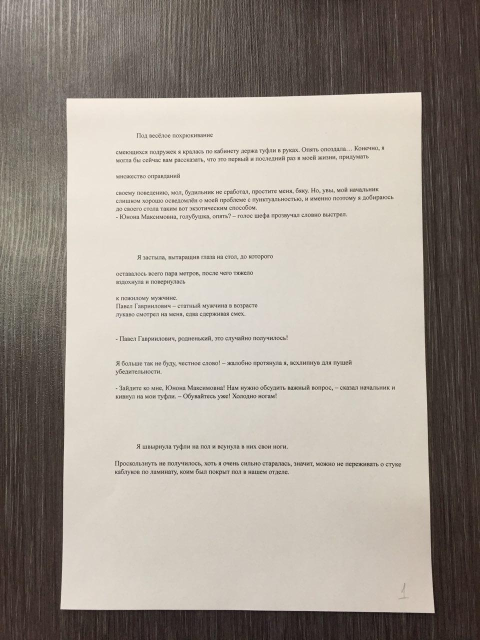
#> input picture W4L1/data/1.jpg, 960 x 1280 px, found by its file name (shown at 1/2 size)
$ python Main.py   (older library calls are emulated)
#> lines starting #> are read from the running program, lines starting #| are printed output that depends on the picture; after the words box and inside, x2 and y2 are one past the last pixel; in counts of white or black regions, pixels touching at a corner belong together
#> further down, img is the input picture: shape (1280, 960, 3); mean B, G, R 146.2, 155, 163.6
### W2L2_code_classroom_final/Vertical_projection/tools.py
import cv2
import numpy as np
import math

def concat_hor(imgs, color = (0,255,0)):
    m = 0
    s = 0
    bs = 1
    for img in imgs:
        m = max(m, img.shape[0])
        s += img.shape[1]+2*bs


    image = np.zeros((m+2*bs, s, 3))

    x = 0
    for img in imgs:
        if len(img.shape) == 3:
            imgg = cv2.copyMakeBorder(img.copy(), bs, bs, bs, bs, cv2.BORDER_CONSTANT, value=color)
            image[0:imgg.shape[0], x:x+imgg.shape[1], :] = imgg
        else:
            imgg = cv2.copyMakeBorder(cv2.cvtColor(img, cv2.COLOR_GRAY2BGR), bs, bs, bs, bs, cv2.BORDER_CONSTANT, value=color)
            image[0:imgg.shape[0], x:x+imgg.shape[1], :] = imgg
        x += img.shape[1]+2*bs

    return np.asarray(image, dtype = np.uint8)


# [22 lines left out: function concat_ver, not called in this run]


def getDrawProjectionVer(lp, verp):
    verp2 = verp.astype(int)
    w = np.max(verp2) + 5
    graphicVer = np.zeros((lp.shape[0], w), dtype = "uint8")

    for i in range(len(verp2)):
        graphicVer[i, 0:verp2[i]] = 255

    return cv2.cvtColor(graphicVer, cv2.COLOR_GRAY2BGR)


# [9 lines left out: function getDrawProjectionHor, not called in this run]


def findb0(verpConvolved, ybm, c):
    for i in range(ybm,-1,-1):
        if verpConvolved[i] <= c:
            return i
    return 0


def findb1(verpConvolved, ybm, c):
    for i in range(ybm,len(verpConvolved)):
        if verpConvolved[i] <= c:
            return i
    return len(verpConvolved)

### W2L2_code_classroom_final/Vertical_projection/Main.py
import cv2
import numpy as np
import tools as tl
import matplotlib.pyplot as plt


def getGradient(gray, x = 0, y = 0, useGradient = True):
#> called with x = 1, y = 0, useGradient = True
    if useGradient:
        grad = cv2.Sobel(gray, ddepth=cv2.CV_32F, dx=x, dy=y, ksize=3)

        '''
            take absolute value of gradient to use negative gradient
        '''
        grad = np.absolute(grad)
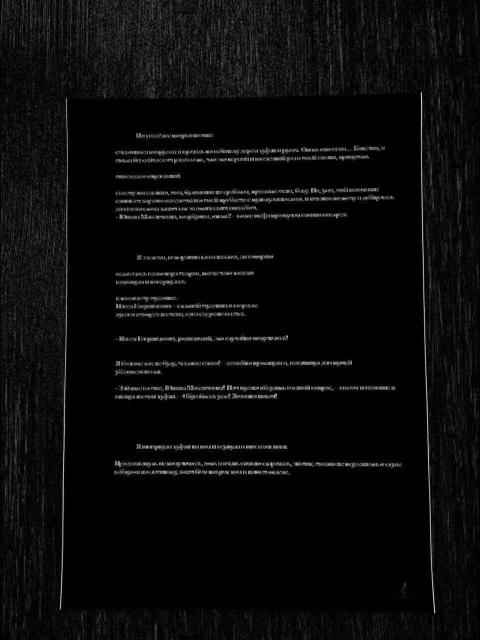
#> grad: shape (1280, 960) float32 (shown at 1/2 size); min 0, max 822, mean 34.9; drawn with min black and max white

        '''
            Normalization of gradient
        '''
        (minVal, maxVal) = (np.min(grad), np.max(grad))
#> minVal = 0; maxVal = 822
        if maxVal - minVal > 0:
            grad = (255 * ((grad - minVal) / float(maxVal - minVal))).astype("uint8")
        else:
            grad  = np.zeros(gray.shape, dtype = "uint8")

    else:
        grad = cv2.adaptiveThreshold(  gray,
                                        255,
                                        cv2.ADAPTIVE_THRESH_GAUSSIAN_C,
                                        cv2.THRESH_BINARY_INV,
                                        11,
                                        2)

    return grad


# star

img = cv2.imread("1.jpg")
vis = img.copy()

'''
    finding gradient by Sobel filter
'''
gray = cv2.cvtColor(img, cv2.COLOR_BGR2GRAY)

# cv2.line(gray, (0,0), (gray.shape[1], gray.shape[0]), 0, 2)

grad1 = getGradient(gray, x = 1, useGradient = True)


'''
    Calculate vertical projection
'''
verp = np.sum(grad1, axis = 1) / 255
#> verp = 1280 values, max 217 at index 929, min 10.94 at index 1159, mean 39.34
drawedverp = tl.getDrawProjectionVer(vis, verp)
#> in getDrawProjectionVer, `verp2 = verp.astype(int)`: verp2 = 1280 values, max 217 at index 929, min 10 at index 1159, mean 38.84
#> in getDrawProjectionVer, `w = np.max(verp2) + 5`: w = 222
#> after the loop in getDrawProjectionVer, `for i in range(len(verp2)):`:
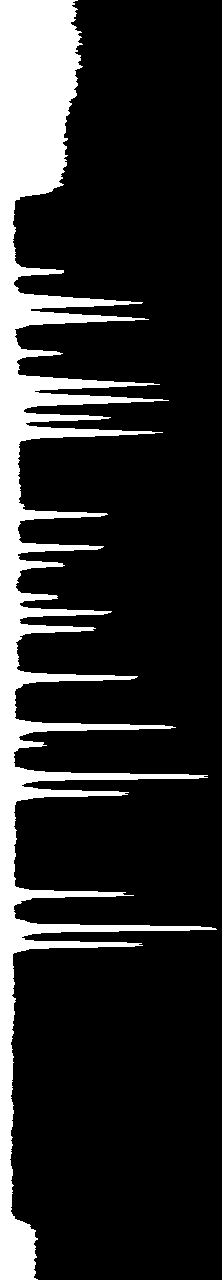
#> graphicVer: shape (1280, 222); 17.5% white; 1 white region, box (x1, y1, x2, y2) and area: (0, 0, 217, 1280) 49713

'''
    Find median height of text of vertical projection
'''
half = int(np.max(verp) / 2)
#> half = 108
sliceLine = drawedverp[:,(half-1):(half+1)]
im2, contours, hierarchy = cv2.findContours(cv2.cvtColor(   sliceLine,
                                                            cv2.COLOR_BGR2GRAY),
                                                            cv2.RETR_EXTERNAL,
                                                            cv2.CHAIN_APPROX_SIMPLE)
#> im2 = 1280 pairs, first value 0 to 255, second value 0 to 255; contours = 15 contours, all with area under 20

heights = []
for cnt in contours:
    x,y,w,h = cv2.boundingRect(cnt)
    heights.append(h)
#> this loop made 15 passes
#> (cnt, y, w, h) on passes 1 to 12: ([[0, 942], [0, 946], [1, 946], [1, 942]], 942, 2, 5), ([[0, 925], [0, 931], [1, 931], [1, 925]], 925, 2, 7), ([[0, 892], [0, 896], [1, 896], [1, 892]], 892, 2, 5), ([[0, 791], [0, 795], [1, 795], [1, 791]], 791, 2, 5), ([[0, 773], [0, 779], [1, 779], [1, 773]], 773, 2, 7), ([[0, 724], [0, 729], [1, 729], [1, 724]], 724, 2, 6), ([[0, 675], [0, 679], [1, 679], [1, 675]], 675, 2, 5), ([[0, 611], [0, 613], [1, 612], [1, 611]], 611, 2, 3), ([[0, 514]], 514, 1, 1), ([[0, 430], [0, 435], [1, 435], [1, 430]], 430, 2, 6), ([[0, 417], [0, 418], [1, 418], [1, 417]], 417, 2, 2), ([[0, 396], [0, 403], [1, 402], [1, 396]], 396, 2, 8)
#> after the loop, heights = [5, 7, 5, 5, 7, 6, 5, 3, 1, 6, 2, 8, 7, 5, 6]

medianHeight = int(np.median(np.asarray(heights)) * 1.5)
#> medianHeight = 7
print ("medianHeight", medianHeight)
#| medianHeight 7

cv2.line(drawedverp,
        (half,0),
        (half,drawedverp.shape[0]),
        (0,0,255),
        1)
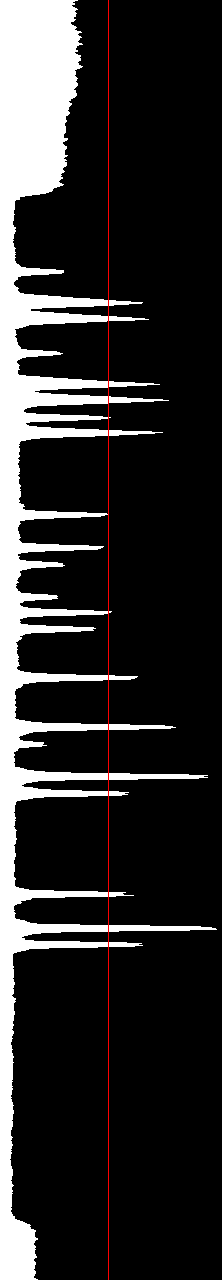
#> drawedverp: shape (1280, 222, 3); mean B, G, R 44.5, 44.5, 45.7

'''
    Convolve vertical projection
'''
kernel = medianHeight
#> kernel = 7
verpConvolved = np.convolve(verp,
                            np.ones((kernel,))/kernel,
                            mode='same')
#> verpConvolved = 1280 values, max 186.8 at index 928, min 11.38 at index 1157, mean 39.26

drawedverpConvolved = tl.getDrawProjectionVer(vis, verpConvolved)
#> after the loop in getDrawProjectionVer (call 2), `for i in range(len(verp2)):`: graphicVer: shape (1280, 191); 20.3% white; 1 white region, box (x1, y1, x2, y2) and area: (0, 0, 186, 1280) 49617


'''
    Find peaks Band Clipping Phase 1
'''
bandP1ranges = []
peaks = []
c1 = 0.2
c2 = 0.4
while np.max(verpConvolved) > 10:
    ybm = np.argmax(verpConvolved)

    yb0 = tl.findb0(verpConvolved,
                    ybm,
                    c1 * verpConvolved[ybm])
    yb1 = tl.findb1(verpConvolved,
                    ybm,
                    c2 * verpConvolved[ybm])

    if yb1 - yb0 > medianHeight:
        bandP1ranges.append((yb0,yb1))
        peaks.append((int(verpConvolved[ybm]), ybm))

    verpConvolved[yb0:yb1] = 0
#> this loop made 31 passes
#> (ybm, yb0, yb1) on passes 1 to 12: (928, 921, 933), (776, 769, 782), (727, 719, 732), (399, 374, 406), (432, 405, 439), (318, 291, 325), (944, 932, 950), (677, 669, 683), (793, 781, 799), (894, 886, 900), (612, 589, 618), (514, 438, 521)
#> after the loop, bandP1ranges = 29 pairs, first value 0 to 954, second value 196 to 1280; peaks = 29 pairs, first value 20 to 186, second value 58 to 1238; verpConvolved = 1280 values from 0 to 0

# draw peaks
for peak in peaks:
    cv2.circle(drawedverpConvolved, peak, 2, (0,0,255), -1)
#> this loop made 29 passes
#> peak on passes 1 to 12: (186, 928), (182, 776), (149, 727), (142, 399), (136, 432), (127, 318), (124, 944), (119, 677), (113, 793), (112, 894), (96, 612), (92, 514)
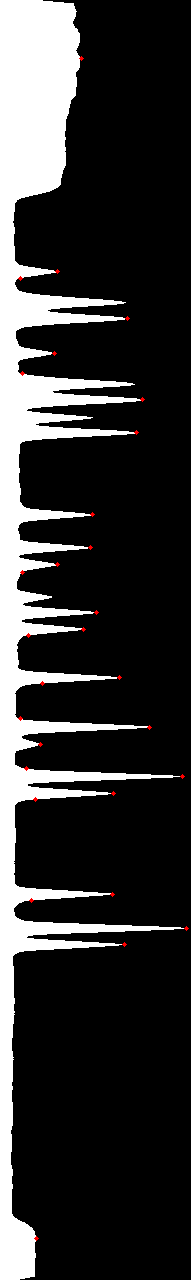
#> drawedverpConvolved: shape (1280, 191, 3); mean B, G, R 51.6, 51.6, 52

# draw bands
bandsImg = np.zeros(vis.shape, dtype = np.uint8)
for band in bandP1ranges:
    yt, yb = band
    bandsImg[yt:yb] = [0,255,0]
#> this loop made 29 passes
#> (yt, yb) on passes 1 to 12: (921, 933), (769, 782), (719, 732), (374, 406), (405, 439), (291, 325), (932, 950), (669, 683), (781, 799), (886, 900), (589, 618), (438, 521)
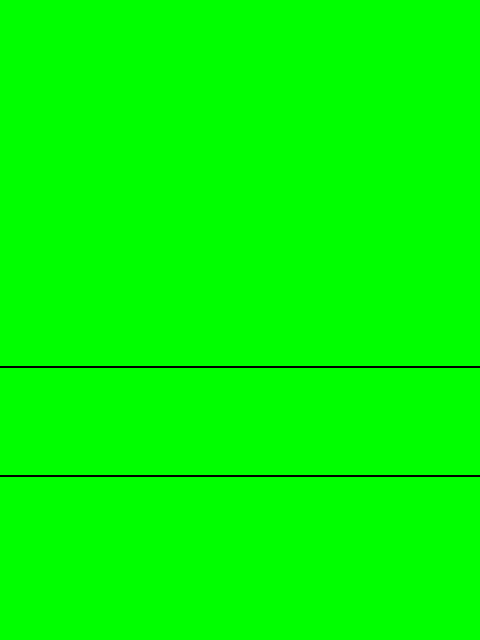
#> bandsImg: shape (1280, 960, 3) (shown at 1/2 size); mean of channels 0, 1, 2 0, 253.4, 0; drawn as B, G, R

vis = cv2.addWeighted(vis, 0.6, bandsImg, 0.4, 0)
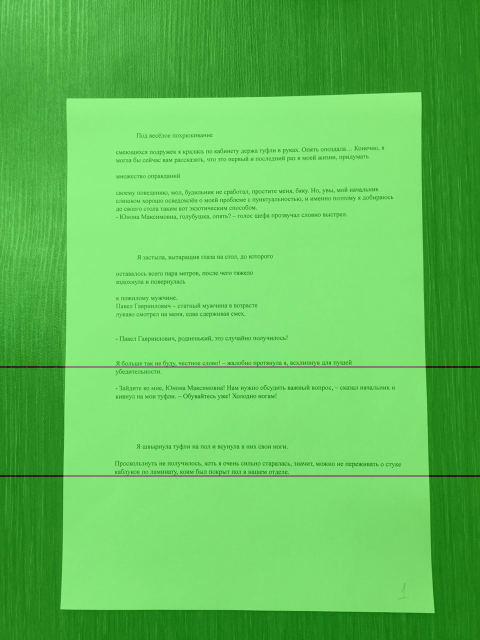
#> vis: shape (1280, 960, 3) (shown at 1/2 size); mean B, G, R 87.7, 194.4, 98.1


'''
    Find peaks Row Clipping Phase 2
'''

# TODO crop words using vertical projections


'''
    Final drawing
'''
scale1 = 0.8
bigImg1 = tl.concat_hor((vis, grad1, drawedverp, sliceLine, drawedverpConvolved))
#> the loop in concat_hor, `for img in imgs:` made 5 passes
#> s on passes 1 to 5: 962, 1924, 2148, 2152, 2345
#> after the loop in concat_hor, `for img in imgs:`: s = 2345
#> the loop in concat_hor, `for img in imgs:` made 5 passes
cv2.imshow("Window1", cv2.resize(bigImg1, (0,0), fx = scale1, fy = scale1))
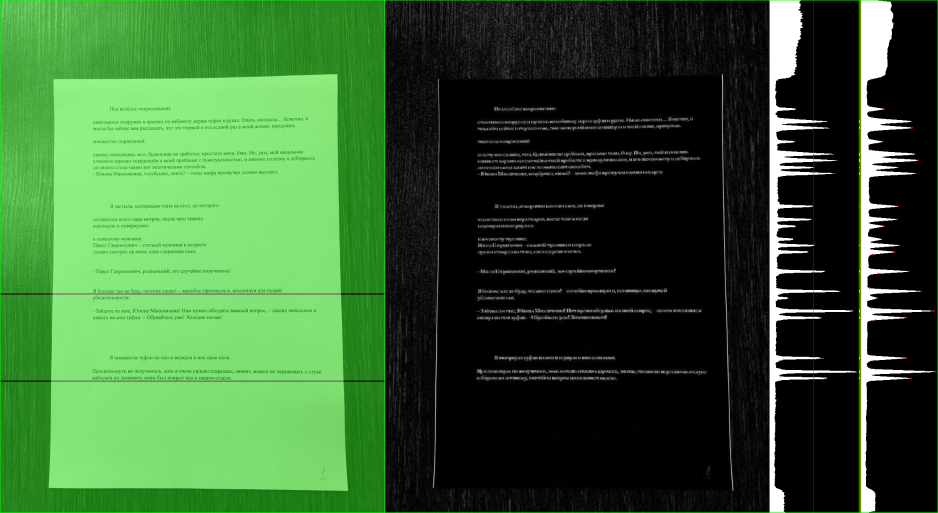
#> window 'Window1': shape (1026, 1876, 3) (shown at 1/2 size); mean B, G, R 48.5, 93.6, 53


k = cv2.waitKey(0)
#> (key q is pressed here)

if k == 27:
    exit()
elif k == ord('q'):
    exit()
#> (the program exits here)

$ run again, with W4L1/data/10.jpg copied over W4L1/data/1.jpg
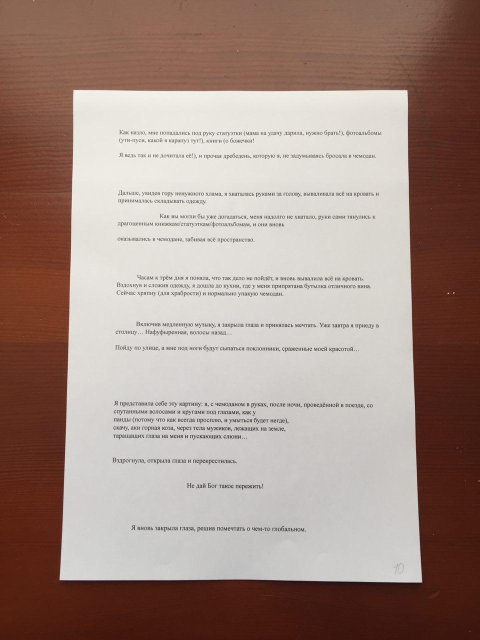
#> input picture W4L1/data/10.jpg, 960 x 1280 px, found by its file name (shown at 1/2 size)
#> img is the input picture: shape (1280, 960, 3); mean B, G, R 132.4, 141.1, 162.6
#> minVal = 0; maxVal = 742
#> verp = 1280 values, max 179.5 at index 809, min 1.8 at index 1268, mean 19.7
#> verp2 = 1280 values, max 179 at index 809, min 1 at index 1209, mean 19.2
#> in getDrawProjectionVer, `w = np.max(verp2) + 5`: w = 184
#> after the loop in getDrawProjectionVer, `for i in range(len(verp2)):`:
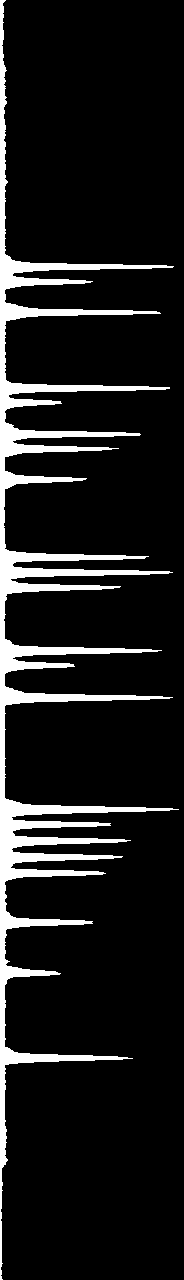
#> graphicVer: shape (1280, 184); 10.4% white; 1 white region, box (x1, y1, x2, y2) and area: (0, 0, 179, 1280) 24577
#> half = 89
#> im2 = 1280 pairs, first value 0 to 255, second value 0 to 255; contours = 18 contours, all with area under 20
#> the loop `for cnt in contours:` made 18 passes
#> (cnt, y, h) on passes 1 to 8: ([[0, 1055], [0, 1060], [1, 1060], [1, 1055]], 1055, 6), ([[0, 921], [0, 923], [1, 923], [1, 921]], 921, 3), ([[0, 871], [0, 874], [1, 874], [1, 871]], 871, 4), ([[0, 855], [0, 859], [1, 859], [1, 855]], 855, 5), ([[0, 838], [0, 843], [1, 843], [1, 838]], 838, 6), ([[0, 822], [0, 826], [1, 826], [1, 822]], 822, 5), ([[0, 806], [0, 812], [1, 812], [1, 806]], 806, 7), ([[0, 695], [0, 700], [1, 700], [1, 695]], 695, 6)
#> after the loop `for cnt in contours:`: heights = [6, 3, 4, 5, 6, 5, 7, 6, 6, 5, 6, 5, 4, 5, 6, 5, 2, 6]
#> medianHeight = 7
#| medianHeight 7
#> drawedverp: shape (1280, 184, 3); mean B, G, R 26.5, 26.5, 27.9
#> `verpConvolved = np.convolve(verp, np.ones((kernel,))/kernel, mode='sam..`: verpConvolved = 1280 values, max 147.3 at index 809, min 1.47 at index 1279, mean 19.7
#> the loop `while np.max(verpConvolved) > 10:` made 53 passes
#> (ybm, yb0, yb1) on passes 1 to 8: (809, 802, 815), (697, 690, 703), (572, 565, 577), (388, 381, 393), (266, 260, 272), (650, 643, 656), (312, 305, 317), (557, 550, 562)
#> after the loop `while np.max(verpConvolved) > 10:`: bandP1ranges = 35 pairs, first value 46 to 1064, second value 260 to 1166; peaks = 35 pairs, first value 10 to 147, second value 259 to 1065; verpConvolved = 1280 values, max 9.42 at index 930, min 0 at index 46, mean 0.605
#> the loop `for peak in peaks:` made 35 passes
#> peak on passes 1 to 8: (147, 809), (141, 697), (141, 572), (139, 388), (137, 266), (133, 650), (129, 312), (122, 557)
#> the loop `for band in bandP1ranges:` made 35 passes
#> (yt, yb) on passes 1 to 8: (802, 815), (690, 703), (565, 577), (381, 393), (260, 272), (643, 656), (305, 317), (550, 562)
#> the loop in concat_hor, `for img in imgs:` made 5 passes
#> s on passes 1 to 5: 962, 1924, 2110, 2114, 2268
#> after the loop in concat_hor, `for img in imgs:`: s = 2268
#> the loop in concat_hor, `for img in imgs:` made 5 passes
#> `cv2.imshow("Window1", cv2.resize(bigImg1, (0,0), fx = scale1, fy = sca..`:
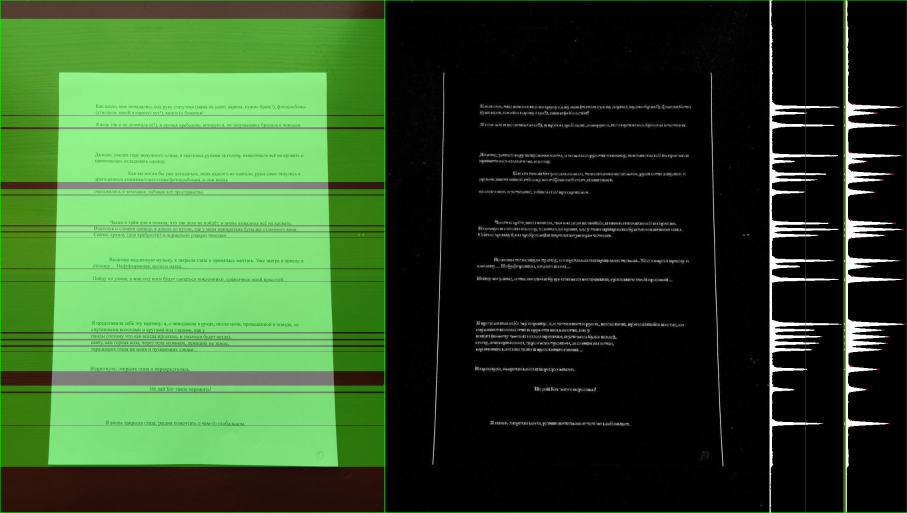
#> window 'Window1': shape (1026, 1814, 3) (shown at 1/2 size); mean B, G, R 40, 78.4, 48

$ run again, with W4L1/data/11.jpg copied over W4L1/data/1.jpg
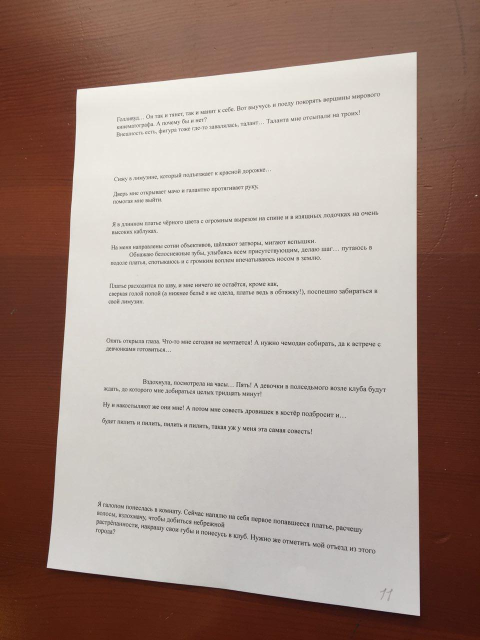
#> input picture W4L1/data/11.jpg, 960 x 1280 px, found by its file name (shown at 1/2 size)
#> img is the input picture: shape (1280, 960, 3); mean B, G, R 137.7, 146.3, 166.1
#> minVal = 0; maxVal = 745
#> verp = 1280 values, max 171.5 at index 585, min 2.88 at index 1277, mean 22.18
#> verp2 = 1280 values, max 171 at index 585, min 2 at index 1251, mean 21.66
#> in getDrawProjectionVer, `w = np.max(verp2) + 5`: w = 176
#> after the loop in getDrawProjectionVer, `for i in range(len(verp2)):`:
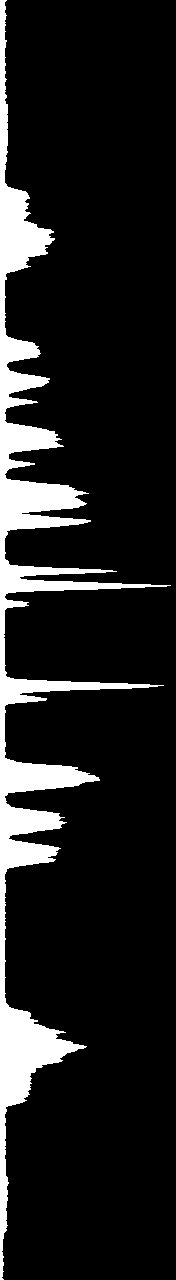
#> graphicVer: shape (1280, 176); 12.3% white; 1 white region, box (x1, y1, x2, y2) and area: (0, 0, 171, 1280) 27727
#> half = 85
#> im2 = 1280 pairs, first value 0 to 255, second value 0 to 255; contours = 8 contours, all with area under 20
#> the loop `for cnt in contours:` made 8 passes
#> (cnt, y, h) on passes 1 to 8: ([[0, 1046], [0, 1047], [1, 1047], [1, 1046]], 1046, 2), ([[0, 772], [0, 782], [1, 781], [1, 772]], 772, 11), ([[0, 682], [0, 689], [1, 689], [1, 682]], 682, 8), ([[0, 582], [0, 589], [1, 589], [1, 582]], 582, 8), ([[0, 569], [0, 573], [1, 572], [1, 569]], 569, 5), ([[0, 519], [0, 522], [1, 522], [1, 519]], 519, 4), ([[0, 502], [0, 504], [1, 504], [1, 503]], 502, 3), ([[0, 492], [0, 493], [1, 493], [1, 492]], 492, 2)
#> after the loop `for cnt in contours:`: heights = [2, 11, 8, 8, 5, 4, 3, 2]
#> medianHeight = 6
#| medianHeight 6
#> drawedverp: shape (1280, 176, 3); mean B, G, R 31.3, 31.3, 32.8
#> `verpConvolved = np.convolve(verp, np.ones((kernel,))/kernel, mode='sam..`: verpConvolved = 1280 values, max 147.5 at index 686, min 2.38 at index 1279, mean 22.17
#> the loop `while np.max(verpConvolved) > 10:` made 33 passes
#> (ybm, yb0, yb1) on passes 1 to 8: (686, 678, 692), (586, 578, 591), (571, 564, 577), (778, 761, 791), (522, 479, 529), (1047, 1008, 1074), (824, 805, 834), (445, 422, 452)
#> after the loop `while np.max(verpConvolved) > 10:`: bandP1ranges = 26 pairs, first value 186 to 1105, second value 270 to 1235; peaks = 26 pairs, first value 10 to 147, second value 241 to 1106; verpConvolved = 1280 values, max 8.58 at index 136, min 0 at index 186, mean 1.37
#> the loop `for peak in peaks:` made 26 passes
#> peak on passes 1 to 8: (147, 686), (146, 586), (100, 571), (98, 778), (87, 522), (83, 1047), (63, 824), (60, 445)
#> the loop `for band in bandP1ranges:` made 26 passes
#> (yt, yb) on passes 1 to 8: (678, 692), (578, 591), (564, 577), (761, 791), (479, 529), (1008, 1074), (805, 834), (422, 452)
#> the loop in concat_hor, `for img in imgs:` made 5 passes
#> s on passes 1 to 5: 962, 1924, 2102, 2106, 2260
#> after the loop in concat_hor, `for img in imgs:`: s = 2260
#> the loop in concat_hor, `for img in imgs:` made 5 passes
#> `cv2.imshow("Window1", cv2.resize(bigImg1, (0,0), fx = scale1, fy = sca..`:
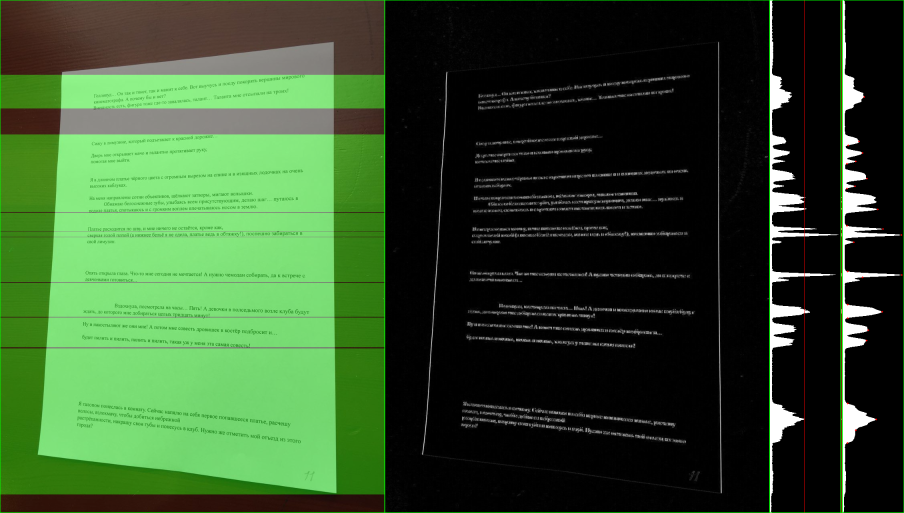
#> window 'Window1': shape (1026, 1808, 3) (shown at 1/2 size); mean B, G, R 42.3, 79, 49.8
